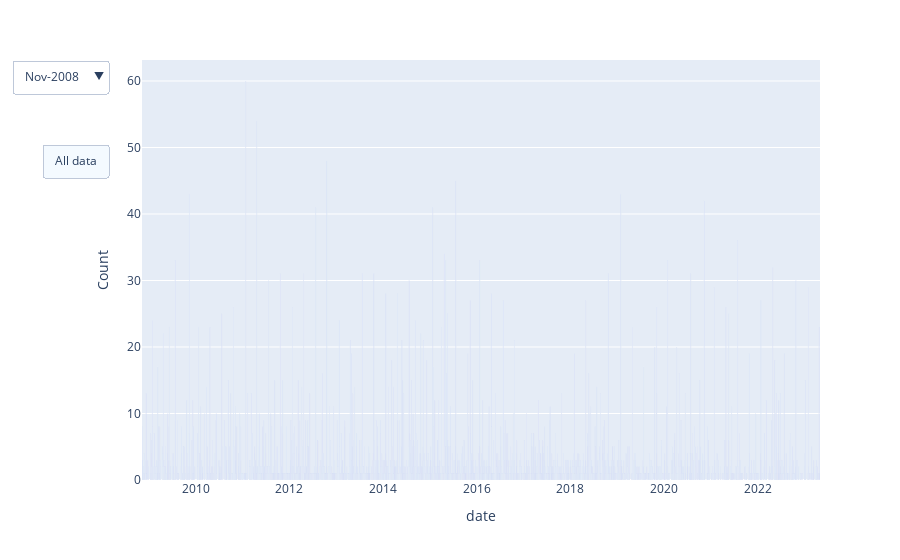

This figure's notebook cell:
### Markdown cell above
## Plot the volume of data monthly

### Code cell
import numpy as np
import pandas as pd
import plotly.express as px


fig = px.bar(df_day, x="date", y="Count")

dfbut = (
    (df_day["date"] + pd.offsets.MonthBegin(-1))
    .drop_duplicates()
    .to_frame()
    .assign(
        label=lambda d: d["date"].dt.strftime("%b-%Y"),
        start=lambda d: (d["date"] - pd.Timestamp("1970-01-01")) // pd.Timedelta("1ms"),
        end=lambda d: d["start"].shift(-1),
    )
    .fillna((df["date"].max() - pd.Timestamp("1970-01-01")) // pd.Timedelta("1ms"))
)

# build buttons to filter by month
fig.update_layout(
    updatemenus=[
        {
            "buttons": [
                {
                    "label": r[1]["label"],
                    "method": "relayout",
                    "args": [{"xaxis": {"range": [r[1]["start"], r[1]["end"]]}}],
                }
                for r in dfbut.iterrows()
            ]
        },
        {"buttons":[{"label":"All data", "method":"relayout","args":[{"xaxis":{"range":[]}}]}],"y":.8,"type":"buttons"}
    ]
)

### Figure 1 — Plotly figure (JSON) as saved in the notebook; plotly's stock layout.template omitted (floating-point values rounded to 4 significant figures; data arrays with more than 128 entries replaced by an {"elided": "..."} marker saying what was removed)
{"data": [{"alignmentgroup": "True", "hovertemplate": "date=%{x}<br>Count=%{y}<extra></extra>", "legendgroup": "", "marker": {"color": "#636efa"}, "name": "", "offsetgroup": "", "orientation": "v", "showlegend": false, "textposition": "auto", "type": "bar", "x": {"elided": "2138 str values"}, "xaxis": "x", "y": {"elided": "2138 int values"}, "yaxis": "y"}], "layout": {"barmode": "relative", "legend": {"tracegroupgap": 0}, "margin": {"t": 60}, "updatemenus": [{"buttons": [{"args": [{"xaxis": {"range": [1225497600000, 1228089600000]}}], "label": "Nov-2008", "method": "relayout"}, {"args": [{"xaxis": {"range": [1228089600000, 1230768000000]}}], "label": "Dec-2008", "method": "relayout"}, {"args": [{"xaxis": {"range": [1230768000000, 1233446400000]}}], "label": "Jan-2009", "method": "relayout"}, {"args": [{"xaxis": {"range": [1233446400000, 1235865600000]}}], "label": "Feb-2009", "method": "relayout"}, {"args": [{"xaxis": {"range": [1235865600000, 1238544000000]}}], "label": "Mar-2009", "method": "relayout"}, {"args": [{"xaxis": {"range": [1238544000000, 1241136000000]}}], "label": "Apr-2009", "method": "relayout"}, {"args": [{"xaxis": {"range": [1241136000000, 1243814400000]}}], "label": "May-2009", "method": "relayout"}, {"args": [{"xaxis": {"range": [1243814400000, 1246406400000]}}], "label": "Jun-2009", "method": "relayout"}, {"args": [{"xaxis": {"range": [1246406400000, 1249084800000]}}], "label": "Jul-2009", "method": "relayout"}, {"args": [{"xaxis": {"range": [1249084800000, 1251763200000]}}], "label": "Aug-2009", "method": "relayout"}, {"args": [{"xaxis": {"range": [1251763200000, 1254355200000]}}], "label": "Sep-2009", "method": "relayout"}, {"args": [{"xaxis": {"range": [1254355200000, 1257033600000]}}], "label": "Oct-2009", "method": "relayout"}, {"args": [{"xaxis": {"range": [1257033600000, 1259625600000]}}], "label": "Nov-2009", "method": "relayout"}, {"args": [{"xaxis": {"range": [1259625600000, 1262304000000]}}], "label": "Dec-2009", "method": "relayout"}, {"args": [{"xaxis": {"range": [1262304000000, 1264982400000]}}], "label": "Jan-2010", "method": "relayout"}, {"args": [{"xaxis": {"range": [1264982400000, 1267401600000]}}], "label": "Feb-2010", "method": "relayout"}, {"args": [{"xaxis": {"range": [1267401600000, 1270080000000]}}], "label": "Mar-2010", "method": "relayout"}, {"args": [{"xaxis": {"range": [1270080000000, 1272672000000]}}], "label": "Apr-2010", "method": "relayout"}, {"args": [{"xaxis": {"range": [1272672000000, 1275350400000]}}], "label": "May-2010", "method": "relayout"}, {"args": [{"xaxis": {"range": [1275350400000, 1277942400000]}}], "label": "Jun-2010", "method": "relayout"}, {"args": [{"xaxis": {"range": [1277942400000, 1280620800000]}}], "label": "Jul-2010", "method": "relayout"}, {"args": [{"xaxis": {"range": [1280620800000, 1283299200000]}}], "label": "Aug-2010", "method": "relayout"}, {"args": [{"xaxis": {"range": [1283299200000, 1285891200000]}}], "label": "Sep-2010", "method": "relayout"}, {"args": [{"xaxis": {"range": [1285891200000, 1288569600000]}}], "label": "Oct-2010", "method": "relayout"}, {"args": [{"xaxis": {"range": [1288569600000, 1291161600000]}}], "label": "Nov-2010", "method": "relayout"}, {"args": [{"xaxis": {"range": [1291161600000, 1293840000000]}}], "label": "Dec-2010", "method": "relayout"}, {"args": [{"xaxis": {"range": [1293840000000, 1296518400000]}}], "label": "Jan-2011", "method": "relayout"}, {"args": [{"xaxis": {"range": [1296518400000, 1298937600000]}}], "label": "Feb-2011", "method": "relayout"}, {"args": [{"xaxis": {"range": [1298937600000, 1301616000000]}}], "label": "Mar-2011", "method": "relayout"}, {"args": [{"xaxis": {"range": [1301616000000, 1304208000000]}}], "label": "Apr-2011", "method": "relayout"}, {"args": [{"xaxis": {"range": [1304208000000, 1306886400000]}}], "label": "May-2011", "method": "relayout"}, {"args": [{"xaxis": {"range": [1306886400000, 1309478400000]}}], "label": "Jun-2011", "method": "relayout"}, {"args": [{"xaxis": {"range": [1309478400000, 1312156800000]}}], "label": "Jul-2011", "method": "relayout"}, {"args": [{"xaxis": {"range": [1312156800000, 1314835200000]}}], "label": "Aug-2011", "method": "relayout"}, {"args": [{"xaxis": {"range": [1314835200000, 1317427200000]}}], "label": "Sep-2011", "method": "relayout"}, {"args": [{"xaxis": {"range": [1317427200000, 1320105600000]}}], "label": "Oct-2011", "method": "relayout"}, {"args": [{"xaxis": {"range": [1320105600000, 1322697600000]}}], "label": "Nov-2011", "method": "relayout"}, {"args": [{"xaxis": {"range": [1322697600000, 1325376000000]}}], "label": "Dec-2011", "method": "relayout"}, {"args": [{"xaxis": {"range": [1325376000000, 1328054400000]}}], "label": "Jan-2012", "method": "relayout"}, {"args": [{"xaxis": {"range": [1328054400000, 1330560000000]}}], "label": "Feb-2012", "method": "relayout"}, {"args": [{"xaxis": {"range": [1330560000000, 1333238400000]}}], "label": "Mar-2012", "method": "relayout"}, {"args": [{"xaxis": {"range": [1333238400000, 1335830400000]}}], "label": "Apr-2012", "method": "relayout"}, {"args": [{"xaxis": {"range": [1335830400000, 1338508800000]}}], "label": "May-2012", "method": "relayout"}, {"args": [{"xaxis": {"range": [1338508800000, 1341100800000]}}], "label": "Jun-2012", "method": "relayout"}, {"args": [{"xaxis": {"range": [1341100800000, 1343779200000]}}], "label": "Jul-2012", "method": "relayout"}, {"args": [{"xaxis": {"range": [1343779200000, 1346457600000]}}], "label": "Aug-2012", "method": "relayout"}, {"args": [{"xaxis": {"range": [1346457600000, 1349049600000]}}], "label": "Sep-2012", "method": "relayout"}, {"args": [{"xaxis": {"range": [1349049600000, 1351728000000]}}], "label": "Oct-2012", "method": "relayout"}, {"args": [{"xaxis": {"range": [1351728000000, 1354320000000]}}], "label": "Nov-2012", "method": "relayout"}, {"args": [{"xaxis": {"range": [1354320000000, 1356998400000]}}], "label": "Dec-2012", "method": "relayout"}, {"args": [{"xaxis": {"range": [1356998400000, 1359676800000]}}], "label": "Jan-2013", "method": "relayout"}, {"args": [{"xaxis": {"range": [1359676800000, 1362096000000]}}], "label": "Feb-2013", "method": "relayout"}, {"args": [{"xaxis": {"range": [1362096000000, 1364774400000]}}], "label": "Mar-2013", "method": "relayout"}, {"args": [{"xaxis": {"range": [1364774400000, 1367366400000]}}], "label": "Apr-2013", "method": "relayout"}, {"args": [{"xaxis": {"range": [1367366400000, 1370044800000]}}], "label": "May-2013", "method": "relayout"}, {"args": [{"xaxis": {"range": [1370044800000, 1372636800000]}}], "label": "Jun-2013", "method": "relayout"}, {"args": [{"xaxis": {"range": [1372636800000, 1375315200000]}}], "label": "Jul-2013", "method": "relayout"}, {"args": [{"xaxis": {"range": [1375315200000, 1377993600000]}}], "label": "Aug-2013", "method": "relayout"}, {"args": [{"xaxis": {"range": [1377993600000, 1380585600000]}}], "label": "Sep-2013", "method": "relayout"}, {"args": [{"xaxis": {"range": [1380585600000, 1383264000000]}}], "label": "Oct-2013", "method": "relayout"}, {"args": [{"xaxis": {"range": [1383264000000, 1385856000000]}}], "label": "Nov-2013", "method": "relayout"}, {"args": [{"xaxis": {"range": [1385856000000, 1388534400000]}}], "label": "Dec-2013", "method": "relayout"}, {"args": [{"xaxis": {"range": [1388534400000, 1391212800000]}}], "label": "Jan-2014", "method": "relayout"}, {"args": [{"xaxis": {"range": [1391212800000, 1393632000000]}}], "label": "Feb-2014", "method": "relayout"}, {"args": [{"xaxis": {"range": [1393632000000, 1396310400000]}}], "label": "Mar-2014", "method": "relayout"}, {"args": [{"xaxis": {"range": [1396310400000, 1398902400000]}}], "label": "Apr-2014", "method": "relayout"}, {"args": [{"xaxis": {"range": [1398902400000, 1401580800000]}}], "label": "May-2014", "method": "relayout"}, {"args": [{"xaxis": {"range": [1401580800000, 1404172800000]}}], "label": "Jun-2014", "method": "relayout"}, {"args": [{"xaxis": {"range": [1404172800000, 1406851200000]}}], "label": "Jul-2014", "method": "relayout"}, {"args": [{"xaxis": {"range": [1406851200000, 1409529600000]}}], "label": "Aug-2014", "method": "relayout"}, {"args": [{"xaxis": {"range": [1409529600000, 1412121600000]}}], "label": "Sep-2014", "method": "relayout"}, {"args": [{"xaxis": {"range": [1412121600000, 1414800000000]}}], "label": "Oct-2014", "method": "relayout"}, {"args": [{"xaxis": {"range": [1414800000000, 1417392000000]}}], "label": "Nov-2014", "method": "relayout"}, {"args": [{"xaxis": {"range": [1417392000000, 1420070400000]}}], "label": "Dec-2014", "method": "relayout"}, {"args": [{"xaxis": {"range": [1420070400000, 1422748800000]}}], "label": "Jan-2015", "method": "relayout"}, {"args": [{"xaxis": {"range": [1422748800000, 1425168000000]}}], "label": "Feb-2015", "method": "relayout"}, {"args": [{"xaxis": {"range": [1425168000000, 1427846400000]}}], "label": "Mar-2015", "method": "relayout"}, {"args": [{"xaxis": {"range": [1427846400000, 1430438400000]}}], "label": "Apr-2015", "method": "relayout"}, {"args": [{"xaxis": {"range": [1430438400000, 1433116800000]}}], "label": "May-2015", "method": "relayout"}, {"args": [{"xaxis": {"range": [1433116800000, 1435708800000]}}], "label": "Jun-2015", "method": "relayout"}, {"args": [{"xaxis": {"range": [1435708800000, 1438387200000]}}], "label": "Jul-2015", "method": "relayout"}, {"args": [{"xaxis": {"range": [1438387200000, 1441065600000]}}], "label": "Aug-2015", "method": "relayout"}, {"args": [{"xaxis": {"range": [1441065600000, 1443657600000]}}], "label": "Sep-2015", "method": "relayout"}, {"args": [{"xaxis": {"range": [1443657600000, 1446336000000]}}], "label": "Oct-2015", "method": "relayout"}, {"args": [{"xaxis": {"range": [1446336000000, 1448928000000]}}], "label": "Nov-2015", "method": "relayout"}, {"args": [{"xaxis": {"range": [1448928000000, 1451606400000]}}], "label": "Dec-2015", "method": "relayout"}, {"args": [{"xaxis": {"range": [1451606400000, 1454284800000]}}], "label": "Jan-2016", "method": "relayout"}, {"args": [{"xaxis": {"range": [1454284800000, 1456790400000]}}], "label": "Feb-2016", "method": "relayout"}, {"args": [{"xaxis": {"range": [1456790400000, 1459468800000]}}], "label": "Mar-2016", "method": "relayout"}, {"args": [{"xaxis": {"range": [1459468800000, 1462060800000]}}], "label": "Apr-2016", "method": "relayout"}, {"args": [{"xaxis": {"range": [1462060800000, 1464739200000]}}], "label": "May-2016", "method": "relayout"}, {"args": [{"xaxis": {"range": [1464739200000, 1467331200000]}}], "label": "Jun-2016", "method": "relayout"}, {"args": [{"xaxis": {"range": [1467331200000, 1470009600000]}}], "label": "Jul-2016", "method": "relayout"}, {"args": [{"xaxis": {"range": [1470009600000, 1472688000000]}}], "label": "Aug-2016", "method": "relayout"}, {"args": [{"xaxis": {"range": [1472688000000, 1475280000000]}}], "label": "Sep-2016", "method": "relayout"}, {"args": [{"xaxis": {"range": [1475280000000, 1477958400000]}}], "label": "Oct-2016", "method": "relayout"}, {"args": [{"xaxis": {"range": [1477958400000, 1480550400000]}}], "label": "Nov-2016", "method": "relayout"}, {"args": [{"xaxis": {"range": [1480550400000, 1483228800000]}}], "label": "Dec-2016", "method": "relayout"}, {"args": [{"xaxis": {"range": [1483228800000, 1485907200000]}}], "label": "Jan-2017", "method": "relayout"}, {"args": [{"xaxis": {"range": [1485907200000, 1488326400000]}}], "label": "Feb-2017", "method": "relayout"}, {"args": [{"xaxis": {"range": [1488326400000, 1491004800000]}}], "label": "Mar-2017", "method": "relayout"}, {"args": [{"xaxis": {"range": [1491004800000, 1493596800000]}}], "label": "Apr-2017", "method": "relayout"}, {"args": [{"xaxis": {"range": [1493596800000, 1496275200000]}}], "label": "May-2017", "method": "relayout"}, {"args": [{"xaxis": {"range": [1496275200000, 1498867200000]}}], "label": "Jun-2017", "method": "relayout"}, {"args": [{"xaxis": {"range": [1498867200000, 1501545600000]}}], "label": "Jul-2017", "method": "relayout"}, {"args": [{"xaxis": {"range": [1501545600000, 1504224000000]}}], "label": "Aug-2017", "method": "relayout"}, {"args": [{"xaxis": {"range": [1504224000000, 1506816000000]}}], "label": "Sep-2017", "method": "relayout"}, {"args": [{"xaxis": {"range": [1506816000000, 1509494400000]}}], "label": "Oct-2017", "method": "relayout"}, {"args": [{"xaxis": {"range": [1509494400000, 1512086400000]}}], "label": "Nov-2017", "method": "relayout"}, {"args": [{"xaxis": {"range": [1512086400000, 1514764800000]}}], "label": "Dec-2017", "method": "relayout"}, {"args": [{"xaxis": {"range": [1514764800000, 1517443200000]}}], "label": "Jan-2018", "method": "relayout"}, {"args": [{"xaxis": {"range": [1517443200000, 1519862400000]}}], "label": "Feb-2018", "method": "relayout"}, {"args": [{"xaxis": {"range": [1519862400000, 1522540800000]}}], "label": "Mar-2018", "method": "relayout"}, {"args": [{"xaxis": {"range": [1522540800000, 1525132800000]}}], "label": "Apr-2018", "method": "relayout"}, {"args": [{"xaxis": {"range": [1525132800000, 1527811200000]}}], "label": "May-2018", "method": "relayout"}, {"args": [{"xaxis": {"range": [1527811200000, 1530403200000]}}], "label": "Jun-2018", "method": "relayout"}, {"args": [{"xaxis": {"range": [1530403200000, 1533081600000]}}], "label": "Jul-2018", "method": "relayout"}, {"args": [{"xaxis": {"range": [1533081600000, 1535760000000]}}], "label": "Aug-2018", "method": "relayout"}, {"args": [{"xaxis": {"range": [1535760000000, 1538352000000]}}], "label": "Sep-2018", "method": "relayout"}, {"args": [{"xaxis": {"range": [1538352000000, 1541030400000]}}], "label": "Oct-2018", "method": "relayout"}, {"args": [{"xaxis": {"range": [1541030400000, 1543622400000]}}], "label": "Nov-2018", "method": "relayout"}, {"args": [{"xaxis": {"range": [1543622400000, 1546300800000]}}], "label": "Dec-2018", "method": "relayout"}, {"args": [{"xaxis": {"range": [1546300800000, 1548979200000]}}], "label": "Jan-2019", "method": "relayout"}, {"args": [{"xaxis": {"range": [1548979200000, 1551398400000]}}], "label": "Feb-2019", "method": "relayout"}, {"args": [{"xaxis": {"range": [1551398400000, 1554076800000]}}], "label": "Mar-2019", "method": "relayout"}, {"args": [{"xaxis": {"range": [1554076800000, 1556668800000]}}], "label": "Apr-2019", "method": "relayout"}, {"args": [{"xaxis": {"range": [1556668800000, 1559347200000]}}], "label": "May-2019", "method": "relayout"}, {"args": [{"xaxis": {"range": [1559347200000, 1561939200000]}}], "label": "Jun-2019", "method": "relayout"}, {"args": [{"xaxis": {"range": [1561939200000, 1564617600000]}}], "label": "Jul-2019", "method": "relayout"}, {"args": [{"xaxis": {"range": [1564617600000, 1567296000000]}}], "label": "Aug-2019", "method": "relayout"}, {"args": [{"xaxis": {"range": [1567296000000, 1569888000000]}}], "label": "Sep-2019", "method": "relayout"}, {"args": [{"xaxis": {"range": [1569888000000, 1572566400000]}}], "label": "Oct-2019", "method": "relayout"}, {"args": [{"xaxis": {"range": [1572566400000, 1575158400000]}}], "label": "Nov-2019", "method": "relayout"}, {"args": [{"xaxis": {"range": [1575158400000, 1577836800000]}}], "label": "Dec-2019", "method": "relayout"}, {"args": [{"xaxis": {"range": [1577836800000, 1580515200000]}}], "label": "Jan-2020", "method": "relayout"}, {"args": [{"xaxis": {"range": [1580515200000, 1583020800000]}}], "label": "Feb-2020", "method": "relayout"}, {"args": [{"xaxis": {"range": [1583020800000, 1585699200000]}}], "label": "Mar-2020", "method": "relayout"}, {"args": [{"xaxis": {"range": [1585699200000, 1588291200000]}}], "label": "Apr-2020", "method": "relayout"}, {"args": [{"xaxis": {"range": [1588291200000, 1590969600000]}}], "label": "May-2020", "method": "relayout"}, {"args": [{"xaxis": {"range": [1590969600000, 1593561600000]}}], "label": "Jun-2020", "method": "relayout"}, {"args": [{"xaxis": {"range": [1593561600000, 1596240000000]}}], "label": "Jul-2020", "method": "relayout"}, {"args": [{"xaxis": {"range": [1596240000000, 1598918400000]}}], "label": "Aug-2020", "method": "relayout"}, {"args": [{"xaxis": {"range": [1598918400000, 1601510400000]}}], "label": "Sep-2020", "method": "relayout"}, {"args": [{"xaxis": {"range": [1601510400000, 1604188800000]}}], "label": "Oct-2020", "method": "relayout"}, {"args": [{"xaxis": {"range": [1604188800000, 1606780800000]}}], "label": "Nov-2020", "method": "relayout"}, {"args": [{"xaxis": {"range": [1606780800000, 1609459200000]}}], "label": "Dec-2020", "method": "relayout"}, {"args": [{"xaxis": {"range": [1609459200000, 1612137600000]}}], "label": "Jan-2021", "method": "relayout"}, {"args": [{"xaxis": {"range": [1612137600000, 1614556800000]}}], "label": "Feb-2021", "method": "relayout"}, {"args": [{"xaxis": {"range": [1614556800000, 1617235200000]}}], "label": "Mar-2021", "method": "relayout"}, {"args": [{"xaxis": {"range": [1617235200000, 1619827200000]}}], "label": "Apr-2021", "method": "relayout"}, {"args": [{"xaxis": {"range": [1619827200000, 1622505600000]}}], "label": "May-2021", "method": "relayout"}, {"args": [{"xaxis": {"range": [1622505600000, 1625097600000]}}], "label": "Jun-2021", "method": "relayout"}, {"args": [{"xaxis": {"range": [1625097600000, 1627776000000]}}], "label": "Jul-2021", "method": "relayout"}, {"args": [{"xaxis": {"range": [1627776000000, 1630454400000]}}], "label": "Aug-2021", "method": "relayout"}, {"args": [{"xaxis": {"range": [1630454400000, 1633046400000]}}], "label": "Sep-2021", "method": "relayout"}, {"args": [{"xaxis": {"range": [1633046400000, 1635724800000]}}], "label": "Oct-2021", "method": "relayout"}, {"args": [{"xaxis": {"range": [1635724800000, 1638316800000]}}], "label": "Nov-2021", "method": "relayout"}, {"args": [{"xaxis": {"range": [1638316800000, 1640995200000]}}], "label": "Dec-2021", "method": "relayout"}, {"args": [{"xaxis": {"range": [1640995200000, 1643673600000]}}], "label": "Jan-2022", "method": "relayout"}, {"args": [{"xaxis": {"range": [1643673600000, 1646092800000]}}], "label": "Feb-2022", "method": "relayout"}, {"args": [{"xaxis": {"range": [1646092800000, 1648771200000]}}], "label": "Mar-2022", "method": "relayout"}, {"args": [{"xaxis": {"range": [1648771200000, 1651363200000]}}], "label": "Apr-2022", "method": "relayout"}, {"args": [{"xaxis": {"range": [1651363200000, 1654041600000]}}], "label": "May-2022", "method": "relayout"}, {"args": [{"xaxis": {"range": [1654041600000, 1656633600000]}}], "label": "Jun-2022", "method": "relayout"}, {"args": [{"xaxis": {"range": [1656633600000, 1659312000000]}}], "label": "Jul-2022", "method": "relayout"}, {"args": [{"xaxis": {"range": [1659312000000, 1661990400000]}}], "label": "Aug-2022", "method": "relayout"}, {"args": [{"xaxis": {"range": [1661990400000, 1664582400000]}}], "label": "Sep-2022", "method": "relayout"}, {"args": [{"xaxis": {"range": [1664582400000, 1667260800000]}}], "label": "Oct-2022", "method": "relayout"}, {"args": [{"xaxis": {"range": [1667260800000, 1669852800000]}}], "label": "Nov-2022", "method": "relayout"}, {"args": [{"xaxis": {"range": [1669852800000, 1672531200000]}}], "label": "Dec-2022", "method": "relayout"}, {"args": [{"xaxis": {"range": [1672531200000, 1675209600000]}}], "label": "Jan-2023", "method": "relayout"}, {"args": [{"xaxis": {"range": [1675209600000, 1677628800000]}}], "label": "Feb-2023", "method": "relayout"}, {"args": [{"xaxis": {"range": [1677628800000, 1680307200000]}}], "label": "Mar-2023", "method": "relayout"}, {"args": [{"xaxis": {"range": [1680307200000, 1682899200000]}}], "label": "Apr-2023", "method": "relayout"}, {"args": [{"xaxis": {"range": [1682899200000, 1682985600000]}}], "label": "May-2023", "method": "relayout"}]}, {"buttons": [{"args": [{"xaxis": {"range": []}}], "label": "All data", "method": "relayout"}], "type": "buttons", "y": 0.8}], "xaxis": {"anchor": "y", "domain": [0, 1], "title": {"text": "date"}}, "yaxis": {"anchor": "x", "domain": [0, 1], "title": {"text": "Count"}}}}
